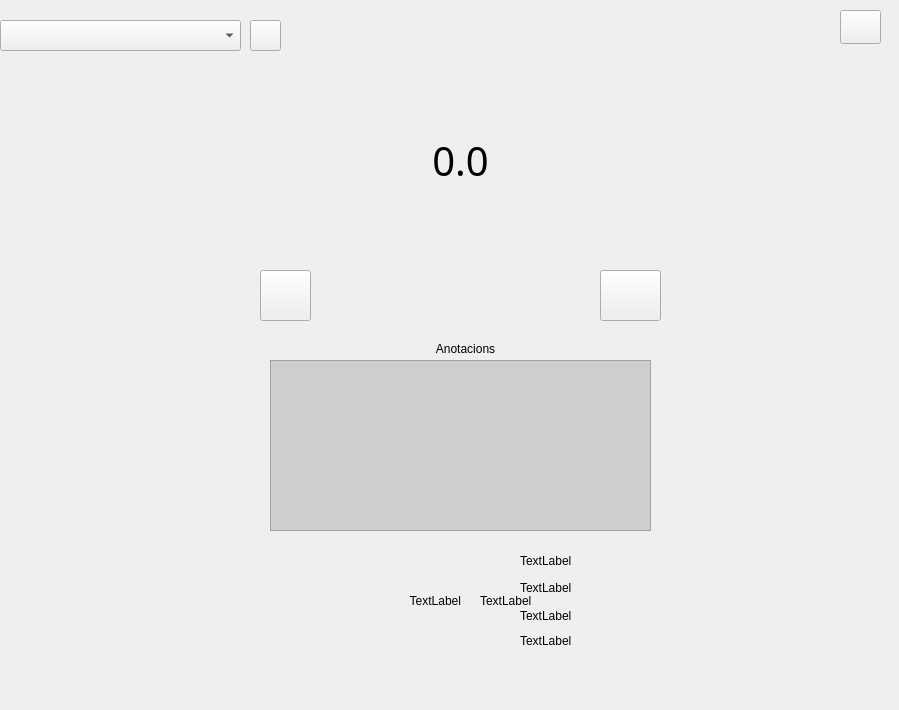
<?xml version="1.0" encoding="UTF-8"?>
<ui version="4.0">
 <class>Form</class>
 <widget class="QWidget" name="Form">
  <property name="geometry">
   <rect>
    <x>0</x>
    <y>0</y>
    <width>899</width>
    <height>710</height>
   </rect>
  </property>
  <property name="windowTitle">
   <string>Form</string>
  </property>
  <property name="whatsThis">
   <string/>
  </property>
  <property name="styleSheet">
   <string notr="true"/>
  </property>
  <widget class="QPushButton" name="startStopSwitchBtn">
   <property name="geometry">
    <rect>
     <x>260</x>
     <y>270</y>
     <width>51</width>
     <height>51</height>
    </rect>
   </property>
   <property name="focusPolicy">
    <enum>Qt::NoFocus</enum>
   </property>
   <property name="whatsThis">
    <string>Play</string>
   </property>
   <property name="text">
    <string/>
   </property>
   <property name="icon">
    <iconset>
     <normaloff>play.png</normaloff>play.png</iconset>
   </property>
   <property name="iconSize">
    <size>
     <width>64</width>
     <height>64</height>
    </size>
   </property>
  </widget>
  <widget class="QPushButton" name="saveLapBtn">
   <property name="enabled">
    <bool>true</bool>
   </property>
   <property name="geometry">
    <rect>
     <x>600</x>
     <y>270</y>
     <width>61</width>
     <height>51</height>
    </rect>
   </property>
   <property name="focusPolicy">
    <enum>Qt::NoFocus</enum>
   </property>
   <property name="whatsThis">
    <string>Guardar vuelta</string>
   </property>
   <property name="text">
    <string/>
   </property>
   <property name="icon">
    <iconset>
     <normaloff>save.png</normaloff>save.png</iconset>
   </property>
   <property name="iconSize">
    <size>
     <width>64</width>
     <height>64</height>
    </size>
   </property>
  </widget>
  <widget class="QLabel" name="chrono">
   <property name="geometry">
    <rect>
     <x>420</x>
     <y>130</y>
     <width>81</width>
     <height>61</height>
    </rect>
   </property>
   <property name="font">
    <font>
     <family>Ani</family>
     <pointsize>30</pointsize>
     <kerning>true</kerning>
    </font>
   </property>
   <property name="layoutDirection">
    <enum>Qt::LeftToRight</enum>
   </property>
   <property name="text">
    <string>0.0</string>
   </property>
   <property name="alignment">
    <set>Qt::AlignCenter</set>
   </property>
  </widget>
  <widget class="QLabel" name="staticLap">
   <property name="geometry">
    <rect>
     <x>370</x>
     <y>530</y>
     <width>91</width>
     <height>141</height>
    </rect>
   </property>
   <property name="text">
    <string>TextLabel</string>
   </property>
   <property name="alignment">
    <set>Qt::AlignRight|Qt::AlignTrailing|Qt::AlignVCenter</set>
   </property>
  </widget>
  <widget class="QLabel" name="labelLap">
   <property name="geometry">
    <rect>
     <x>480</x>
     <y>530</y>
     <width>171</width>
     <height>141</height>
    </rect>
   </property>
   <property name="text">
    <string>TextLabel</string>
   </property>
  </widget>
  <widget class="QPlainTextEdit" name="anotationsText">
   <property name="geometry">
    <rect>
     <x>270</x>
     <y>360</y>
     <width>381</width>
     <height>171</height>
    </rect>
   </property>
   <property name="styleSheet">
    <string notr="true">background-color: #cfcfcf;</string>
   </property>
  </widget>
  <widget class="QLabel" name="anotationsLabel">
   <property name="geometry">
    <rect>
     <x>420</x>
     <y>340</y>
     <width>91</width>
     <height>18</height>
    </rect>
   </property>
   <property name="styleSheet">
    <string notr="true"/>
   </property>
   <property name="text">
    <string>Anotacions</string>
   </property>
   <property name="alignment">
    <set>Qt::AlignCenter</set>
   </property>
  </widget>
  <widget class="QComboBox" name="combo_box_patients">
   <property name="geometry">
    <rect>
     <x>0</x>
     <y>20</y>
     <width>241</width>
     <height>31</height>
    </rect>
   </property>
  </widget>
  <widget class="QPushButton" name="refresh_combo_box_btn">
   <property name="geometry">
    <rect>
     <x>250</x>
     <y>20</y>
     <width>31</width>
     <height>31</height>
    </rect>
   </property>
   <property name="text">
    <string/>
   </property>
  </widget>
  <widget class="QPushButton" name="settings_btn">
   <property name="geometry">
    <rect>
     <x>840</x>
     <y>10</y>
     <width>41</width>
     <height>34</height>
    </rect>
   </property>
   <property name="text">
    <string/>
   </property>
  </widget>
  <widget class="QLabel" name="label_total_lap_status">
   <property name="geometry">
    <rect>
     <x>520</x>
     <y>620</y>
     <width>171</width>
     <height>41</height>
    </rect>
   </property>
   <property name="text">
    <string>TextLabel</string>
   </property>
  </widget>
  <widget class="QLabel" name="label_lap3_status">
   <property name="geometry">
    <rect>
     <x>520</x>
     <y>605</y>
     <width>171</width>
     <height>21</height>
    </rect>
   </property>
   <property name="text">
    <string>TextLabel</string>
   </property>
  </widget>
  <widget class="QLabel" name="label_lap2_status">
   <property name="geometry">
    <rect>
     <x>520</x>
     <y>580</y>
     <width>171</width>
     <height>16</height>
    </rect>
   </property>
   <property name="text">
    <string>TextLabel</string>
   </property>
  </widget>
  <widget class="QLabel" name="label_lap1_status">
   <property name="geometry">
    <rect>
     <x>520</x>
     <y>550</y>
     <width>171</width>
     <height>21</height>
    </rect>
   </property>
   <property name="styleSheet">
    <string notr="true"/>
   </property>
   <property name="text">
    <string>TextLabel</string>
   </property>
  </widget>
 </widget>
 <resources/>
 <connections/>
</ui>
